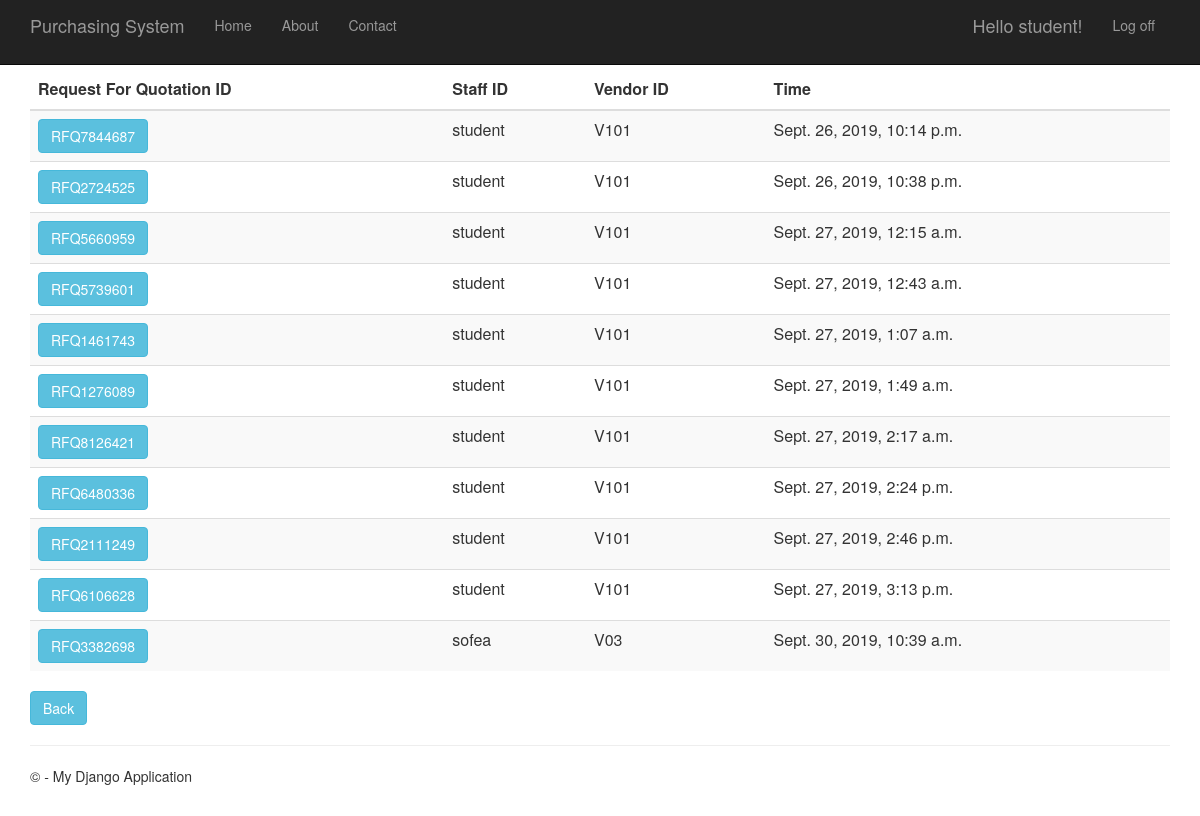
The page /requestforquotationhistory (signed in) on the database its author committed.
### RequestForQuotation/models.py (models this page shows, shortened)
class RequestForQuotation(models.Model):
    request_for_quotation_id = models.CharField(primary_key=True, max_length=10)
    time_created = models.DateTimeField()
    description = models.TextField(null=True,default=None, blank=True)
    total_price = models.DecimalField(max_digits=10, decimal_places=2, default=Decimal('0.00'))
    person_id = models.ForeignKey(Person, on_delete = models.CASCADE)
    vendor_id = models.ForeignKey(Vendor, on_delete = models.CASCADE)
    purchase_requisition_id = models.ForeignKey(PurchaseRequisition, on_delete = models.CASCADE)

### app/models.py (models this page shows, shortened)
class Person(models.Model):
    user_id = models.OneToOneField(User)
    person_id = models.CharField(primary_key=True, max_length=10)
    person_name = models.TextField()
    person_address = models.TextField()
    person_phone_number = models.TextField()
    person_role = models.TextField(default = 'MANAGER')

class Vendor(models.Model):
    vendor_id = models.CharField(primary_key=True, max_length=10)
    vendor_name = models.TextField()
    vendor_phone_number = models.TextField()
    vendor_address = models.TextField()
    vendor_email = models.TextField()
    def __str__(self):
        return str(self.vendor_id)

### RequestForQuotation/views.py (the view)
# urls.py: url(r'^requestforquotationhistory', RequestForQuotation.views.requestforquotationhistory, name="request_of_quotation_history"),
def requestforquotationhistory(request):
    request_for_quotations = RequestForQuotation.objects.all()
    context = {
            'title':'Request For Quotation History',
            'rows':request_for_quotations
        }
    return render(request,'RequestForQuotation/requestforquotationhistory.html',context)

### RequestForQuotation/templates/RequestForQuotation/requestforquotationhistory.html
﻿{% extends "app/layout.html" %}
{% block content %}
<div class="purchaseorderhistory margintop">
    <form action="requestforquotationhistorydetails" method="GET">
        <table class="table table-striped margintop">
          <thead>
            <tr>
              <th scope="col">Request For Quotation ID</th>
              <th scope="col">Staff ID</th>
              <th scope="col">Vendor ID</th>
              <th scope="col">Time</th>
            </tr>
          </thead>
          <tbody>
              {% for r in rows %}
            <tr>
                 <td><button type="submit" name="roq_id" value="{{r.request_for_quotation_id}}" class="btn btn-info" >{{r.request_for_quotation_id}}</button></td>
                 <td>{{r.person_id.person_id}}</td>
                 <td>{{r.vendor_id}}</td>
                 <td>{{r.time_created}}</td>
            </tr>
              {% endfor %}
          </tbody>
        </table>
    </form>
       <form action="menu">
        <div class="margintop">
            <button type="submit" class="btn btn-info" >Back</button>
        </div>
    </form>
</div>
{% endblock %}

### app/templates/app/loginpartial.html (shortened to what this page needs)
{% if user.is_authenticated %}
<form id="logoutForm" action="/logout" method="post" class="navbar-right">
    <ul class="nav navbar-nav navbar-right">
        <li><span class="navbar-brand">Hello {{ user.username }}!</span></li>
        <li><a href="javascript:document.getElementById('logoutForm').submit()">Log off</a></li>
    </ul>
</form>
{% else %}
<ul class="nav navbar-nav navbar-right">
    <li><a href="{% url 'login' %}">Log in</a></li>
</ul>
{% endif %}

### app/static/app/content/site.css (style rules this page uses)
body { padding-top: 50px; padding-bottom: 20px; }

### rows shown on the page
RequestForQuotation: request_for_quotation_id "RFQ7844687", person_id.person_id "student", vendor_id "V101", time_created "Sept. 26, 2019, 10:14 p.m."
RequestForQuotation: request_for_quotation_id "RFQ2724525", person_id.person_id "student", vendor_id "V101", time_created "Sept. 26, 2019, 10:38 p.m."
RequestForQuotation: request_for_quotation_id "RFQ5660959", person_id.person_id "student", vendor_id "V101", time_created "Sept. 27, 2019, 12:15 a.m."
RequestForQuotation: request_for_quotation_id "RFQ5739601", person_id.person_id "student", vendor_id "V101", time_created "Sept. 27, 2019, 12:43 a.m."
RequestForQuotation: request_for_quotation_id "RFQ1461743", person_id.person_id "student", vendor_id "V101", time_created "Sept. 27, 2019, 1:07 a.m."
RequestForQuotation: request_for_quotation_id "RFQ1276089", person_id.person_id "student", vendor_id "V101", time_created "Sept. 27, 2019, 1:49 a.m."
RequestForQuotation: request_for_quotation_id "RFQ8126421", person_id.person_id "student", vendor_id "V101", time_created "Sept. 27, 2019, 2:17 a.m."
RequestForQuotation: request_for_quotation_id "RFQ6480336", person_id.person_id "student", vendor_id "V101", time_created "Sept. 27, 2019, 2:24 p.m."
RequestForQuotation: request_for_quotation_id "RFQ2111249", person_id.person_id "student", vendor_id "V101", time_created "Sept. 27, 2019, 2:46 p.m."
RequestForQuotation: request_for_quotation_id "RFQ6106628", person_id.person_id "student", vendor_id "V101", time_created "Sept. 27, 2019, 3:13 p.m."
RequestForQuotation: request_for_quotation_id "RFQ3382698", person_id.person_id "sofea", vendor_id "V03", time_created "Sept. 30, 2019, 10:39 a.m."

### other values the page prints
{{ user.username }} "student"
